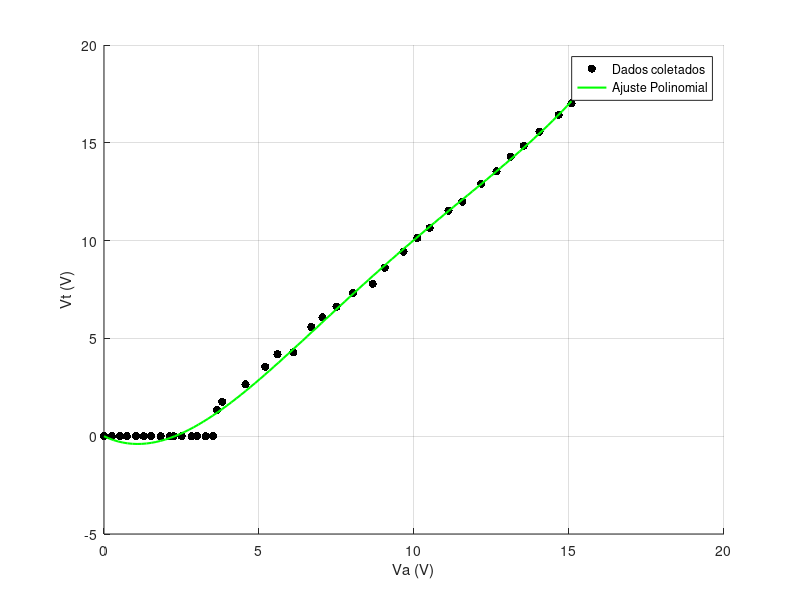
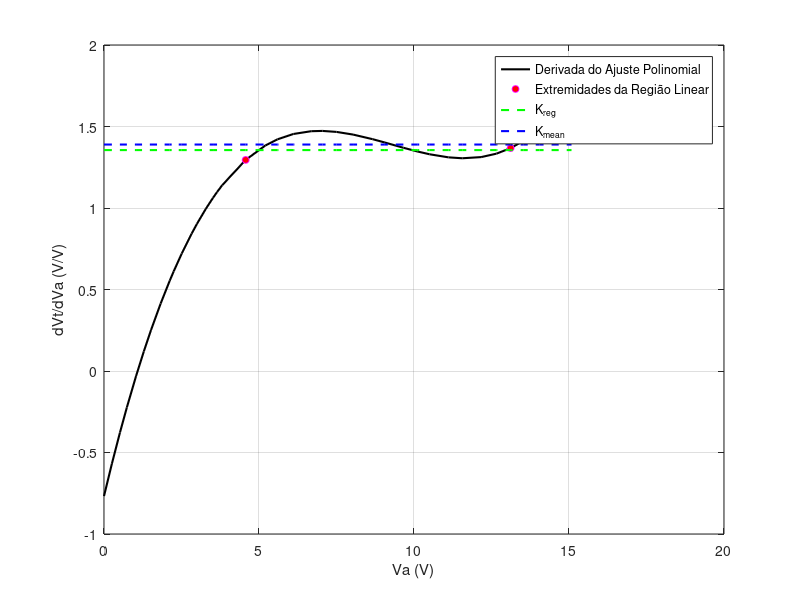
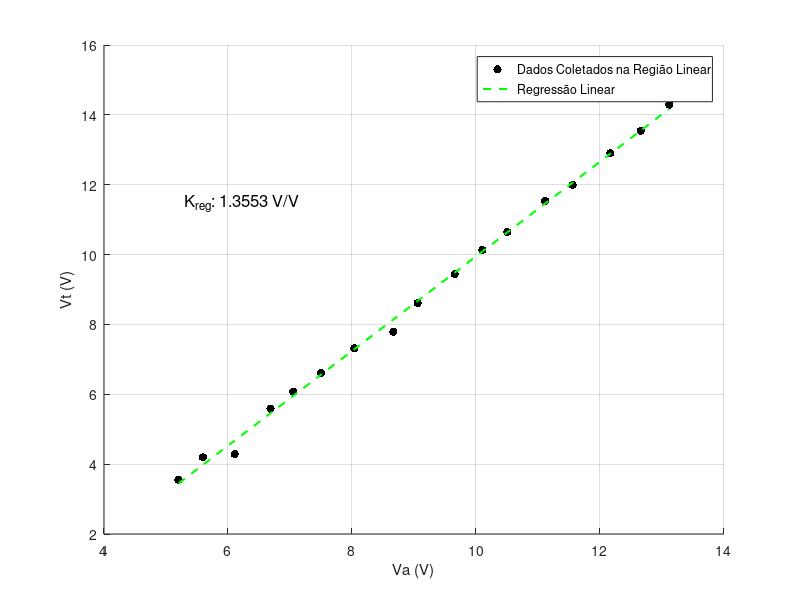

Recreate these plots in MATLAB, in order.
% Dados fornecidos
Va = [0, 0.25389, 0.51509, 0.73795, 1.034, 1.2853, 1.5169, 1.8265, 2.1185, 2.2494, ...
    2.5072, 2.825, 2.9996, 3.2805, 3.5183, 3.6466, 3.8122, 4.5664, 5.2013, 5.5958, ...
    6.1087, 6.686, 7.0504, 7.5012, 8.0346, 8.667, 9.0595, 9.6568, 10.104, 10.504, ...
    11.115, 11.558, 12.166, 12.659, 13.117, 13.54, 14.051, 14.668, 15.081];
Vt = [0, 0, 0, 0, 0, 0, 0, 0, 0, 0, 0, 0, 0, 0, 0, 1.349, 1.7588, 2.6537, 3.5481, 4.1944, ...
    4.2889, 5.5879, 6.0775, 6.6157, 7.3138, 7.78788, 8.615, 9.4409, 10.133, 10.646, ...
    11.536, 11.993, 12.905, 13.544, 14.291, 14.845, 15.572, 16.428, 17.012];

% Grau do polinômio
n = 4; % Ajuste conforme necessário

% Construir a matriz A para o ajuste polinomial
A = zeros(length(Va), n); % Inicializa a matriz A com zeros
for i = 1:n
    A(:, i) = Va'.^(n-i+1); % Preenche cada coluna com Va^n, Va^(n-1), ..., Va^1
end

% Solução do sistema normal para mínimos quadrados
x = (A' * A) \ (A' * Vt'); % Vetor de coeficientes

% Exibir os coeficientes ajustados
disp('Coeficientes do polinômio ajustado:')
disp(x')

% Gerar uma curva para visualização do ajuste
Va_plot = linspace(min(Va), max(Va), 100);
Vt_fit = polyval([x' 0], Va_plot);

% Plotar os pontos de dados e o ajuste
figure;
scatter(Va, Vt, 'filled', 'MarkerFaceColor', 'k', 'DisplayName', 'Dados coletados');
hold on;
plot(Va_plot, Vt_fit, 'g-', 'LineWidth', 1.5, 'DisplayName', 'Ajuste Polinomial');
xlabel('Va (V)');
ylabel('Vt (V)');
legend show;
grid on;

% Passo 3: Calcular a derivada do polinômio ajustado
p = x;
dp = polyder([p' 0]); % Derivada do polinômio ajustado
dVt_dVa = polyval(dp, Va); % Avaliação da derivada ao longo de Va

% Plotando a derivada para identificar a região linear
figure;
plot(Va, dVt_dVa, 'k-', 'LineWidth', 1.5, 'DisplayName', 'Derivada do Ajuste Polinomial');
xlabel('Va (V)');
ylabel('dVt/dVa (V/V)');
grid on;
hold on;

% Filtrar os dados para a região linear (4.57 <= Va <= 11.27)
Va_linear = Va(Va >= 4.57 & Va <= 13.117);
Vt_linear = Vt(Va >= 4.57 & Va <= 13.117);

% Realizar a regressão linear na região linear
p_linear = polyfit(Va_linear, Vt_linear, 1);

% Exibir a inclinação da reta (coeficiente angular)
disp('Inclinação da reta na região linear (4.57 V <= Va <= 11.558 V):');
disp(p_linear(1));

% Avaliar os pontos das extremidades no polinômio
Va_extremidades = [4.57, 13.117];
dVt_dVa_extremidades = polyval(dp, Va_extremidades);

% Plotar os pontos que representam as extremidades da região linear
plot(Va_extremidades, dVt_dVa_extremidades, ...
     'mo', 'MarkerFaceColor', 'r', 'MarkerSize', 5, 'DisplayName', 'Extremidades da Região Linear');

legend show;

% Plotar a reta constante da inclinação sobre a derivada
plot(Va, p_linear(1)*ones(size(Va)), 'g--', 'LineWidth', 1.5, 'DisplayName', 'K_{reg}');

derivada_regiao_linear = dVt_dVa(Va >= 4.57 & Va <= 13.117);
media = sum(derivada_regiao_linear)/length(derivada_regiao_linear);

plot(Va, media*ones(size(Va)), 'b--', 'LineWidth', 1.5, 'DisplayName', 'K_{mean}');

% Plotar a regressão linear na região linear
figure;
hold on;
scatter(Va_linear, Vt_linear, 'k', 'filled', 'DisplayName', 'Dados Coletados na Região Linear');
plot(Va_linear, polyval(p_linear, Va_linear), 'g--', 'LineWidth', 1.5, 'DisplayName', 'Regressão Linear');
text(5.3, 11.5, sprintf('K_{reg}: %.4f V/V', p_linear(1)), 'FontSize', 12, 'Color', 'k');
xlabel('Va (V)');
ylabel('Vt (V)');
legend show;
grid on;
